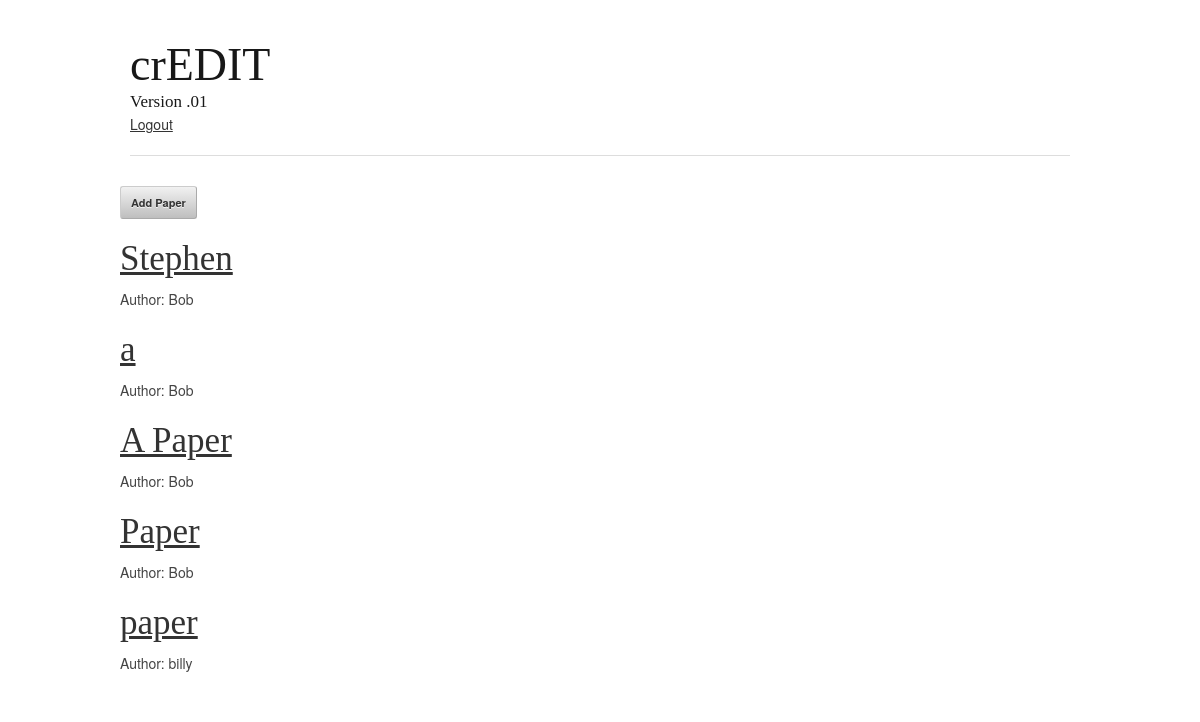
Before: /writing/ (signed in) with the older database file.
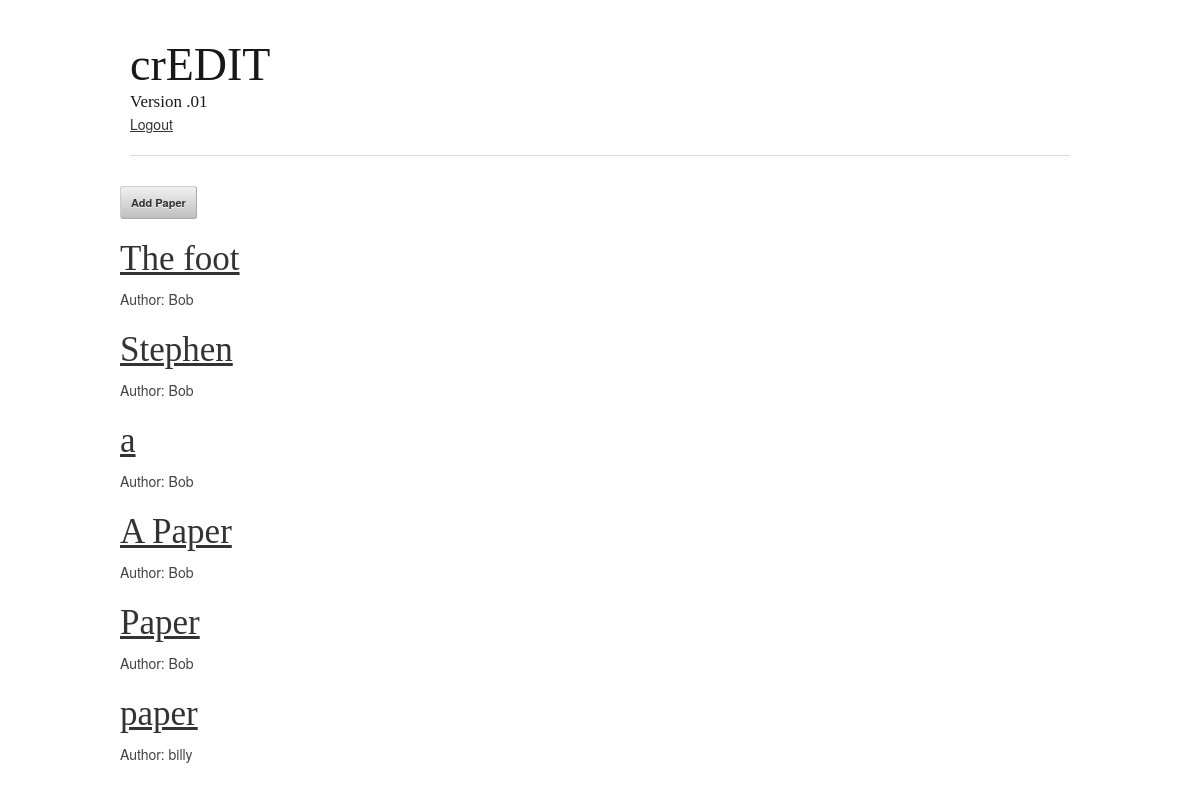
After: the same page with the newer database file.
### writing/models.py (models this page shows, shortened)
class Paper(models.Model):
    by_user = models.ForeignKey(User, related_name = 'by_user')
    title = models.CharField(max_length = 1000)
    body = models.TextField()
    time = models.DateTimeField(auto_now = True)

### writing/views.py (the view)
class IndexView(generic.ListView):
    template_name = 'writing/index.html'
    context_object_name = 'get_papers'
    def get_queryset(self):
        return Paper.objects.all().order_by('-time')

### writing/templates/writing/index.html (shortened to what this page needs)
{% extends "writing/base.html" %}
{% block content %}
<button> <a style = "text-decoration : none"
href="/writing/addpaper"> Add Paper </a>
</button>
{% if get_papers %}
    {% for thepaper in get_papers %}
	<div class = "hovers">
        <h2> <a href="{% url 'paper' thepaper.title %}">
	 {{thepaper.title}} </a> </h2> <p>
	Author: {{thepaper.by_user}}<p>
	</div>
    {% endfor %}
{% else %}
    <p>No papers are here... yet.</p>
{% endif %}
{% endblock %}

Changed rows visible on the page:
added Paper: title "The foot", by_user "Bob"
